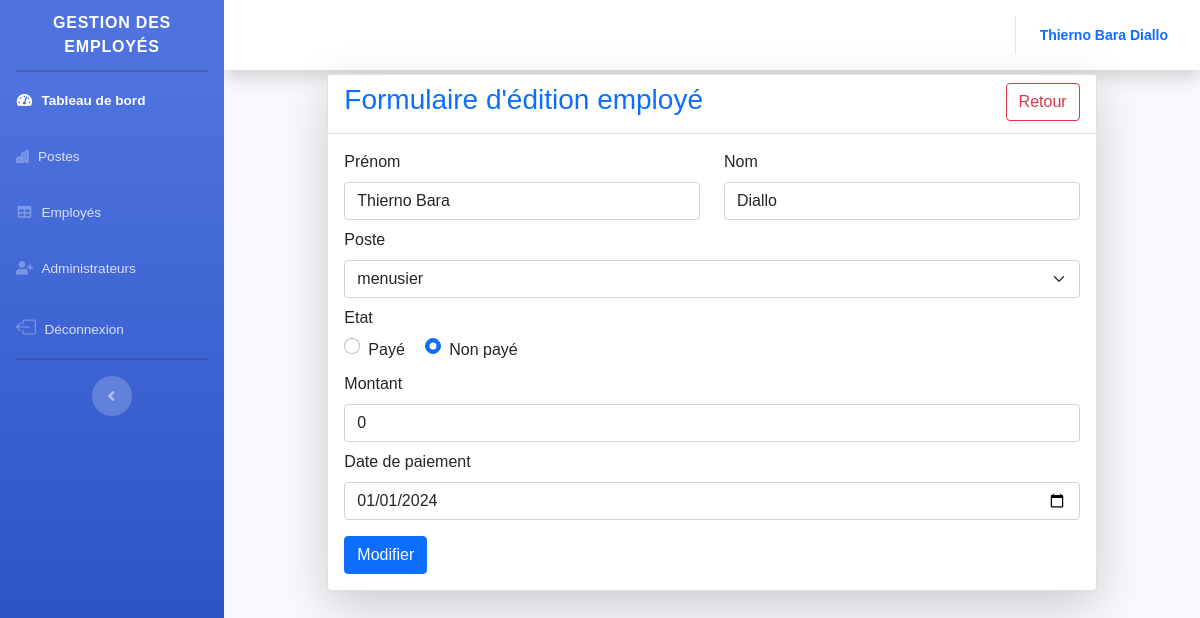
The app's page /?page=employe&type=edit&id=65 (signed in) with its own data.
### tables this page shows
CREATE TABLE `employes` (
  `id_employe` int(11) NOT NULL,
  `prenom` varchar(100) NOT NULL,
  `nom` varchar(100) NOT NULL,
  `etat` varchar(20) NOT NULL,
  `salaire` int(11) NOT NULL,
  `date_paiement` date NOT NULL,
  `id_poste` int(11) NOT NULL
);

CREATE TABLE `poste` (
  `id_poste` int(11) NOT NULL,
  `nom_poste` varchar(255) NOT NULL
);

### models/db.php (called while the page is built, shortened)
<?php
try {
    $connexion = new PDO("mysql:host=localhost;dbname=gestion_salaire", "root", "");
} catch (PDOException $e) {
    die("Erreur : " . $e->getMessage());
}
function getAllPostes()
{
    global $connexion;
    try {
        $request = $connexion->prepare("SELECT * FROM poste");
        $request->execute();
        return $request->fetchAll(PDO::FETCH_OBJ);
    } catch (PDOException $e) {
        die("Erreur : " . $e->getMessage());
    }
}
function getEmployeById($id)
{
    global $connexion;
    try {
        $request = $connexion->prepare("SELECT * FROM employes WHERE id_employe = :id");
        $request->execute(["id" => $id]);
        return $request->fetch(PDO::FETCH_OBJ);
    } catch (PDOException $e) {
        die("Erreur : " . $e->getMessage());
    }
}

### views/addEmploye.php (the view, shortened to what this page needs)
<?php require_once("partials/header.php"); ?>
<div class="container col-md-10 ">
    <div class="card shadow-lg">
        <div class="card-header bg-white">
            <div class="row">
                <div class="col-md-10">
                    <h3 class="text-primary">Formulaire d'<?= isset($em) ? "édition" : "ajout"  ?> employé</h3>
                </div>
                <div class="col-md-2">
                    <a href="?page=employe" class="btn btn-outline-danger float-end">Retour</a>
                </div>
            </div>
        </div>
        <div class="card-body">
            <form action="" method="post" class="row gy-2">
                <div class="col-md-6">
                    <label for="prenom" class="form-label">Prénom</label>
                    <input type="text" class="form-control" id="prenom" name="prenom" value="<?= isset($em) ? $em->prenom : "" ?>">
                </div>
                <div class="col-md-6">
                    <label for="nom" class="form-label">Nom</label>
                    <input type="text" class="form-control" id="nom" name="nom" value="<?= isset($em) ? $em->nom : "" ?>">
                </div>
                <div class="col-md-12">
                    <label class="form-label">Poste</label>
                    <select class="form-select" name="id_poste" aria-label="Default select example">
                        <?php foreach ($postes as $poste) : ?>
                            <option value="<?= $poste->id_poste ?>" <?= (isset($em) && $em->id_poste == $poste->id_poste) ? "selected" : "" ?>><?= $poste->nom_poste ?></option>
                        <?php endforeach ?>
                    </select>
                </div>
                <div class="col-md-12">
                    <label class="form-label">Etat</label> <br>
                    <div class="form-check form-check-inline">
                        <input class="form-check-input" type="radio" name="etat" id="paye" <?= (isset($em) && $em->etat == "Payé") ? "checked" : "" ?> value="Payé">
                        <label class="form-check-label" for="paye">Payé</label>
                    </div>
                    <div class="form-check form-check-inline">
                        <input class="form-check-input" type="radio" name="etat" id="nonpaye" value="Non payé" <?= (isset($em) && $em->etat == "Non payé") ? "checked" : "" ?>>
                        <label class="form-check-label" for="nonpaye">Non payé</label>
                    </div>
                </div>
                <div class="col-md-12">
                    <label for="montant" class="form-label">Montant</label>
                    <input type="number" class="form-control" id="montant" name="salaire" value="<?= isset($em) ? $em->salaire : "" ?>">
                </div>
                <div class="col-md-12">
                    <label for="date_paiement" class="form-label">Date de paiement</label>
                    <input type="date" class="form-control" id="date_paiement" name="date_paiement" value="<?= isset($em) ? $em->date_paiement : "" ?>">
                </div>
                <div class="col-md-12 mt-3">
                    <?php if (isset($em)) : ?>
                        <input type="submit" class="btn btn-primary me-3" name="setEmploye" value="Modifier">
                    <?php else : ?>
                        <input type="submit" class="btn btn-primary me-3" name="addEmploye" value="Ajouter">
                        <input type="reset" class="btn btn-outline-warning" value="effacer">
                    <?php endif; ?>
                </div>
        </div>
    </div>
</div>
</div>
<?php require_once("partials/footer.php"); ?>

### assets/css/style.css (style rules this page uses)
* { margin: 0; padding: 0; outline: 0; }
html { scroll-behavior: smooth; }
body { background: #eee; font-family: 'Raleway', sans-serif; font-family: 'Roboto', sans-serif; font-family: 'Poppins', sans-serif; font-family: 'Rubik', sans-serif; }

### records on screen
employes: prenom "Thierno Bara", nom "Diallo", id_poste "menusier", etat "☐ Payé", etat "☑ Non payé", salaire "0", date_paiement "01/01/2024"

### other values on screen
$_SESSION["admin"]->prenom "Thierno Bara"
$_SESSION["admin"]->nom "Diallo"
